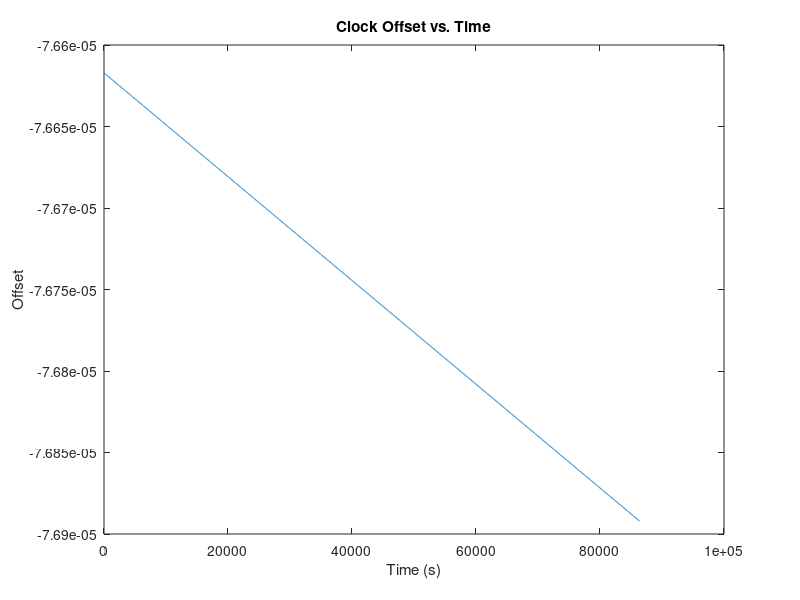

This chart was generated by the following MATLAB code: (Note: this script raises an error after producing the figure.)
%Import data

dt0 = -7.661711424589D-05;
dt1 = -3.183231456205D-12;
dt2 =  0.000000000000D+00;
sqrta = 5.153650835037D+03; % (sqrt of meters)
a = sqrta^2;
e = 3.841053112410D-03;
M0 = 1.295004883409D+00; %(radians)
Omega0 = -2.241692424630D-01; %(radians)
Omegadot = -8.386063598924D-09; %(radians/sec)
i0 = 9.634782624741D-01; %(radians)
idot = -7.286017777600D-11; %(radians/sec)
w0 = 9.419793734505D-01; %(radians)
wdot = 0.0; %(radians/sec)
GMe = 3.986005D+14; %(m3/s2)
OmegaEdot = 7.2921151467D-05; %(radians)

%CLOCK OFFSET
t0 = 0;
tend = 86399;
tstep = 30;

counter = 0;

for Dt = t0 : tstep : (tend - t0)
    counter = counter+1;
    clockOffsets(1,counter) = Dt;
    clockOffsets(2,counter) = dt0 + dt1*Dt + dt2*Dt^2;
end

% Plot the data
timePlot = plot(clockOffsets(1, :), clockOffsets(2, :));
xlabel('Time (s)');
ylabel('Offset');
title('Clock Offset vs. Time');
ax = ancestor(timePlot, 'axes');
ax.XAxis.Exponent = 0;

ORSCoord = zeros (3, counter);
ITRFCoord = zeros(3, counter);
ITRFGeo = zeros(3, counter);
epoch = 0;
for Dt = t0 : tstep : (tend - t0)
    epoch = epoch+1;
    n = sqrt(GMe/(a^3));
    Mt = M0 + n*(Dt-t0);
    % compute psi
    eta = estimateEta(0, 10D-10, Mt, e);
    psi = atan2((sqrt(1-e^2)*sin(eta)),(cos(eta)-e));
    % compute r 
    r = (a*(1-e^2))/(1+e*cos(psi));
    % compute w(t)=w0+wdot(t-t0)
    w = w0 + wdot*(Dt-t0);
    % compute i(t)
    i = i0 + idot*(Dt-t0);
    % compute W(t)
    Omega = Omega0 + (Omegadot - OmegaEdot) * (Dt - t0);
    
    % compute x and y
    x = r * cos(psi);
    y = r * sin(psi);
    z = 0;
    ORSCoord(1, epoch) = x;
    ORSCoord(2, epoch) = y;
    ORSCoord(3, epoch) = z;

    %rotate from OCRS to ITRF
    
    ITRFCoord(:,epoch) = ORS2ITRF(ORSCoord(:,epoch), Omega, i, w);   
    ITRFGeo(:,epoch) = gc2gg(ITRFCoord(:,epoch));
    for i = 1:numel(ITRFGeo(:, epoch))
    ITRFGeo(i, epoch) = rad2dec(ITRFGeo(i, epoch));
    end
end


% 4) Plot satellite's daily trajectory with basemap
figure(1);

% H = subplot(m,n,p), or subplot(mnp), breaks the Figure window
% into an m-by-n matrix of small axes

% Plot groundtracks
subplot(3,1,1:2);
% axesm Define map axes and set map properties
ax = axesm ('eqdcylin', 'Frame', 'on', 'Grid', 'on', 'LabelUnits', 'degrees', 'MeridianLabel', 'on', 'ParallelLabel', 'on', 'MLabelParallel', 'south');
% geoshow Display map latitude and longitude data 
%  DISPLAYTYPE can be 'point', 'line', or 'polygon' and defaults to 'line'
geoshow('landareas.shp', 'FaceColor', 'black');
hold on
geoshow(ITRFGeo(1,:),ITRFGeo(2,:), 'DisplayType', 'point', 'MarkerEdgeColor', 'green');
% axis EQUAL  sets the aspect ratio so that equal tick mark
% increments on the x-,y- and z-axis are equal in size.
% axis TIGHT  sets the axis limits to the range of the data.
axis equal; axis tight;


